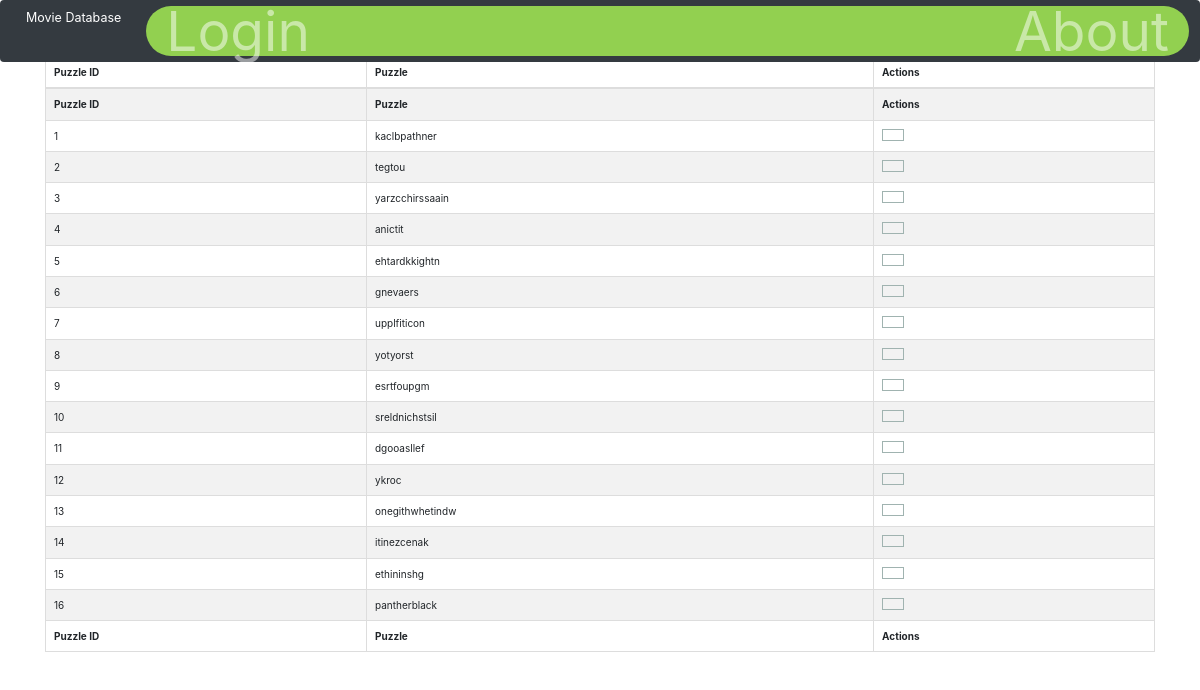
The page /anagramlist.php on the database its author committed.
### tables this page shows
CREATE TABLE `publisher` (
  `publisher_name` varchar(42) NOT NULL,
  `logo` varchar(10) NOT NULL
);

CREATE TABLE `movies_anagram` (
  `anagram_id` int(11) NOT NULL,
  `movie_id` int(11) NOT NULL,
  `anagram` varchar(255) NOT NULL
);

### anagramlist.php (the view, shortened to what this page needs)
<!DOCTYPE html>
<html lang="en" xmlns="http://www.w3.org/1999/html">
<head>
    <link rel="stylesheet" href="styles/main_style.css" type="text/css">
    <link rel="stylesheet" href="https://maxcdn.bootstrapcdn.com/bootstrap/3.3.7/css/bootstrap.min.css">
    <link rel="stylesheet" href="styles/custom_nav.css" type="text/css">
    <link href="https://maxcdn.bootstrapcdn.com/bootstrap/3.3.7/css/bootstrap.min.css" rel="stylesheet"/>
    <link href="https://cdnjs.cloudflare.com/ajax/libs/datatables/1.10.12/css/dataTables.bootstrap.min.css" rel="stylesheet"/>
		<link href="css/bootstrap.min.css" rel="stylesheet">
	<link href="css/style.css" rel="stylesheet">
<body class="body_background">
<div id="wrap">
    <div class="container">
        <table id="info" cellpadding="10" cellspacing="10" border="10" class="datatable table table-striped table-bordered" width="100%">
            <thead>
            <tr>
				<th>Puzzle ID</th>
                <th>Puzzle</th>
				<th>Actions</th>
            </tr>
            </thead>
            <tbody>
	<?php
	  require 'db_configuration2.php';
		include 'header.php';
	$query = "SELECT * FROM movies_anagram";
	$stmt = $db->prepare($query);
	$stmt->execute();
	$stmt->store_result();
	$stmt->bind_result($puzzleId, $puzzleParent, $puzzleWord);
			echo "<tr>\n";
			echo "\t<th>Puzzle ID</th>\n";
			echo "\t<th>Puzzle</th>\n";
			echo "\t<th>Actions</th>\n";
			echo "</tr>\n";
		while($stmt->fetch()) {
					echo "<tr>\n";
						echo "<form action='edit_puzzle.php' method='post'>\n";
						echo "\t<td>".$puzzleId."<input type='hidden' id='$puzzleId' name='puzzleId' value='".$puzzleId."' size='0';'/></a></td>\n";
						echo "\t<td>".$puzzleWord."</a><input type='hidden' id='$puzzleId' name='puzzleWord' value='".$puzzleWord."' size='0';'/></td>\n";
						echo "\t<td>";
						echo "<input type='image' src='edit.png' name='id' value='".$puzzleId."'  alt='submit' style='width: 22px;'>";
						echo "\t</form>";
				echo "</tr>\n";
			}
    ?>
	 </tbody>
            <tfoot>
            <tr>
             <th>Puzzle ID</th>
                <th>Puzzle</th>
                <th>Actions</th>
            </tr>
            </tfoot>
        </table>
    </div>
</div>
	</body>
</html>

### header.php (shortened to what this page needs)
<?php
   $query = "SELECT *
             FROM publisher";
             $GLOBALS['publisher'] = mysqli_query($db, $query);
   ?>
<!DOCTYPE html>
<html lang="en">
   <head>
      <?php $pub_row = $publisher->fetch_assoc();?>
	<link href="vendor/bootstrap/css/bootstrap.min.css" rel="stylesheet">
      <link href="css/publishersdb.css" rel="stylesheet">
   </head>
   <body onload="displayAdminFields('admin1')">
      <nav class="navbar navbar-expand-lg navbar-dark bg-dark fixed-top">
         <a class="navbar-brand" href="index.php">
         <?php
              echo $pub_row["publisher_name"];
            ?>
         </a>
         <div class="collapse navbar-collapse" id="navbarSupportedContent">
            <ul class="navbar-nav mr-auto">
               <li class="nav-item">
                  <?php
                     if (isset($_SESSION['type'])){
                     echo '<a class="nav-link" href="logout.php">Logout</a>';
                     }
                     else{
                       echo '<a class="nav-link" href="loginForm.php">Login</a>';
                     }
                     ?>
               </li>
            </ul>
            <ul class="navbar-nav mr-right">
               <li class="nav-item">
                  <a class="nav-link" href="#">About</a>
               </li>
            </ul>
         </div>
      </nav>

### css/main_style.css (style rules this page uses)
html, body { width: 100%; }

### css/custom_nav.css (style rules this page uses)
body { font-family: Times New Roman, Times, serif; }
.navbar { display: block; padding-left: 8px; height: auto; border-style: none; font-size: 55px; }
.navbar-collapse { border-radius: 25px; background-color: #92d050; }
li a:link { color: black; text-decoration: none; }
.navbar-nav { display: block; float: right; }

### css/style.css (style rules this page uses)
*, *:before, *:after { box-sizing: border-box; }
html { overflow-y: scroll; }
body { background: #ffffff; font-family: 'Titillium Web', sans-serif; }
a { text-decoration: none; color: #1ab188; -webkit-transition: .5s ease; transition: .5s ease; }
input, textarea { font-size: 22px; display: block; width: 100%; height: 100%; padding: 5px 10px; background: none; background-image: none; border: 1px solid #a0b3b0; color: #ffffff; border-radius: 0; -webkit-transition: border-color .25s ease, box-shadow .25s ease; transition: border-color .25s ease, box-shadow .25s ease; }

### css/publishersdb.css (style rules this page uses)
body { padding-top: 54px; }
@media (min-width: 992px) { body { padding-top: 56px; } }

### rows shown on the page
publisher: publisher_name "Movie Database"
movies_anagram: anagram_id "1", anagram "kaclbpathner"
movies_anagram: anagram_id "2", anagram "tegtou"
movies_anagram: anagram_id "3", anagram "yarzcchirssaain"
movies_anagram: anagram_id "4", anagram "anictit"
movies_anagram: anagram_id "5", anagram "ehtardkkightn"
movies_anagram: anagram_id "6", anagram "gnevaers"
movies_anagram: anagram_id "7", anagram "upplfiticon"
movies_anagram: anagram_id "8", anagram "yotyorst"
movies_anagram: anagram_id "9", anagram "esrtfoupgm"
movies_anagram: anagram_id "10", anagram "sreldnichstsil"
movies_anagram: anagram_id "11", anagram "dgooasllef"
movies_anagram: anagram_id "12", anagram "ykroc"
movies_anagram: anagram_id "13", anagram "onegithwhetindw"
movies_anagram: anagram_id "14", anagram "itinezcenak"
movies_anagram: anagram_id "15", anagram "ethininshg"
movies_anagram: anagram_id "16", anagram "pantherblack"
